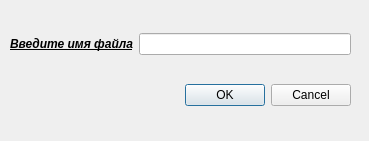
<?xml version="1.0" encoding="UTF-8"?>
<ui version="4.0">
 <class>DialogNewNameOfFile</class>
 <widget class="QDialog" name="DialogNewNameOfFile">
  <property name="geometry">
   <rect>
    <x>0</x>
    <y>0</y>
    <width>369</width>
    <height>141</height>
   </rect>
  </property>
  <property name="windowTitle">
   <string>Dialog</string>
  </property>
  <widget class="QWidget" name="">
   <property name="geometry">
    <rect>
     <x>10</x>
     <y>10</y>
     <width>341</width>
     <height>121</height>
    </rect>
   </property>
   <layout class="QGridLayout" name="gridLayout">
    <item row="0" column="0">
     <layout class="QHBoxLayout" name="horizontalLayout">
      <item>
       <widget class="QLabel" name="label">
        <property name="text">
         <string>&lt;html&gt;&lt;head/&gt;&lt;body&gt;&lt;p&gt;&lt;span style=&quot; font-weight:600; font-style:italic; text-decoration: underline;&quot;&gt;Введите имя файла&lt;/span&gt;&lt;/p&gt;&lt;/body&gt;&lt;/html&gt;</string>
        </property>
       </widget>
      </item>
      <item>
       <widget class="QLineEdit" name="lineEdit"/>
      </item>
     </layout>
    </item>
    <item row="1" column="0">
     <widget class="QDialogButtonBox" name="buttonBox">
      <property name="standardButtons">
       <set>QDialogButtonBox::Cancel|QDialogButtonBox::Ok</set>
      </property>
     </widget>
    </item>
   </layout>
  </widget>
 </widget>
 <resources/>
 <connections/>
</ui>
